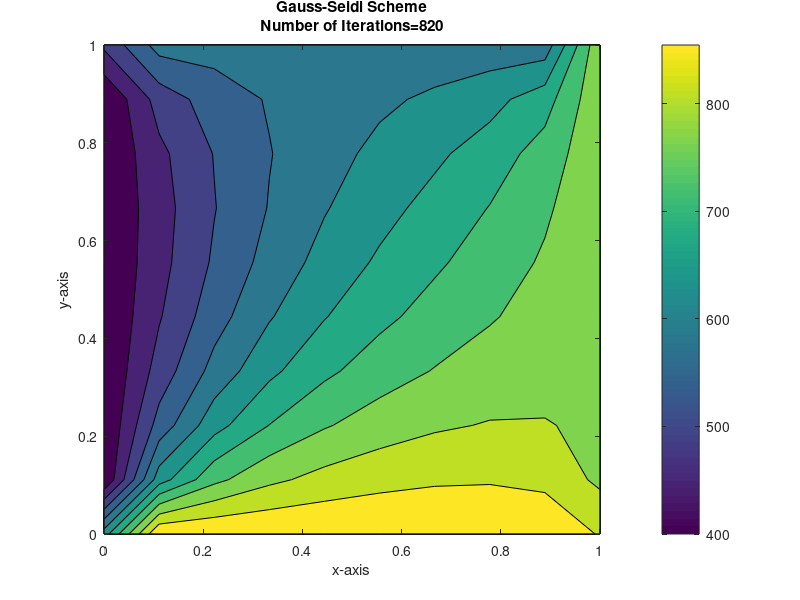

This chart was generated by the following MATLAB code:
clear
close all
clc

%Defining the domain:(number of nodes along x and y directions are 10)
nx=10; ny=10;
x=linspace(0,1,nx);y=linspace(1,0,ny);
dx=x(2)-x(1); dy=y(2)-y(1);
K=dx^2*dy^2/(2*(dx^2+dy^2));
T=300*ones(nx,ny);
Ttop=600; Tbottom=900; Tl=400; Tr=800;
T(1,:)=Ttop; T(ny,:)=Tbottom; T(:,1)=Tl; T(:,nx)=Tr;
T(1,1)=(Ttop+Tl)/2; T(nx,1)=(Ttop+Tr)/2; T(nx,ny)=(Tbottom+Tr)/2;
T(ny,1)=(Tbottom+Tl)/2;
Told=T;
Tgs=Told;
T_i=Told;
Tprev=T_i;
time_simulation=54; dt=0.18;
%time step size chosen such that Courant number is 0.81;
alpha=0.5;
k1=alpha*dt/dx^2; k2=alpha*dt/dy^2;
%dt is the time step size; calculating the number of time-steps=t;
nt=time_simulation/dt;
%Defining the schemes:
err=1;
tol=0.0001;
j_iter=1; gs_iter=1; sor_iter=1; sorf=1.2;
%Input for scheme:- 1->jacobi, 2->gauss-seidl, 3->SOR;
scheme=2;

if scheme==1
   for ti=1:nt
       while err>tol
           for i=2:nx-1
               for j=2:ny-1
           T(i,j)=(Tprev(i,j)+k1*(Told(i+1,j)+Told(i-1,j))+k2*(Told(i,j+1)+Told(i,j-1)))/(1+2*k1+2*k2);
           
               end
           end
           err=max(max(abs(T-Told)));
           Told=T;
           j_iter=j_iter+1;
       end
       err=1;
       Tprev=T;
   end
   Text=sprintf('Jacobi Scheme\nNumber of Iterations=%d',j_iter);
end

if scheme==2
   for ti=1:nt
       while err>tol
           for i=2:nx-1
               for j=2:ny-1
           T(i,j)=(Tprev(i,j)+k1*(T(i+1,j)+T(i-1,j))+k2*(T(i,j+1)+T(i,j-1)))/(1+2*k1+2*k2);
               end
           end
           err=max(max(abs(T-Told)));
           Told=T;
           gs_iter=gs_iter+1;
       end
       err=1;
       Tprev=T;
   end
   Text=sprintf('Gauss-Seidl Scheme\nNumber of Iterations=%d',gs_iter);
end

if scheme==3
    Tgs=T;
   for ti=1:nt
       while err>tol
           for i=2:nx-1
               for j=2:ny-1
           Tgs(i,j)=(Tprev(i,j)+k1*(T(i+1,j)+T(i-1,j))+k2*(T(i,j+1)+T(i,j-1)))/(1+2*k1+2*k2);
           T(i,j)=Told(i,j)+sorf*(Tgs(i,j)-T(i,j));
               end
           end
           err=max(max(abs(T-Told)));
           Told=T;
           sor_iter=sor_iter+1;
       end
       err=1;
       Tprev=T;
   end
    Text=sprintf('SOR Scheme\nNumber of Iterations=%d',sor_iter);
end
%plotting results
contourf(x,y,T)
colorbar
xlabel('x-axis');
ylabel('y-axis');
title(Text);
